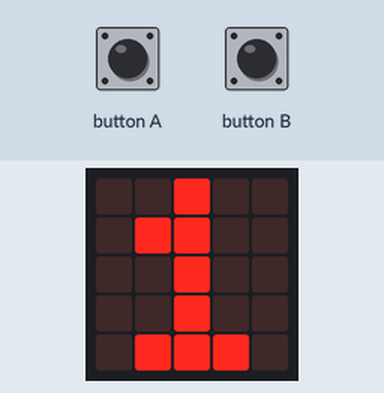
This program was run on a simulated BBC micro:bit (MakeCode). On the bench: the board's 5×5 LED display. Inputs (shaded band) come from the test bench.

Above: at 1.2 s.
1.3 s: button A pressed for 0.15 s
At 2.7 s:
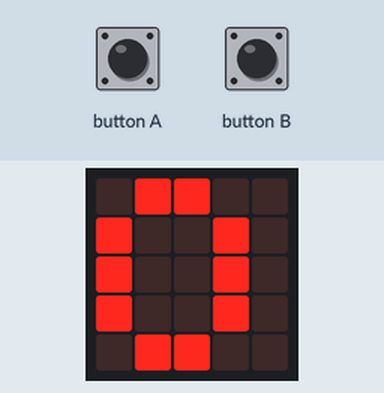
3.0 s: button A pressed for 0.15 s
At 4.8 s:
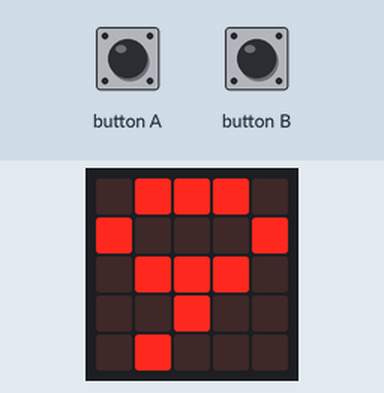
Timing chart, 0 to 6.3 s (numbered marks = the images above; inputs shaded):
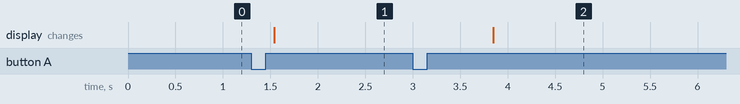

Measured:
- after the input at 1.3 s, the display: changes after 0.24 s (image 1)
- after the input at 3.0 s, the display: changes after 0.85 s (image 2)

The program:

upAndDownCounter.py
```python
value = 1

def on_button_pressed_a():
    global value
    value -= 1
    value = (value+10) % 10
input.on_button_pressed(Button.A, on_button_pressed_a)

def on_button_pressed_b():
    global value
    value += 1
    value = value % 10
input.on_button_pressed(Button.B, on_button_pressed_b)

def on_forever():
    basic.show_number(value)

basic.forever(on_forever)
```
